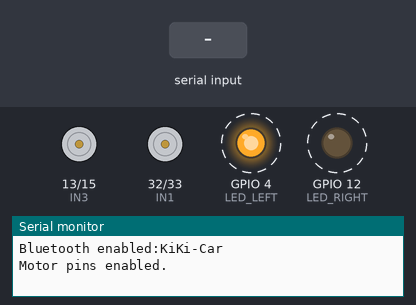
The sketch below on a simulated ESP32. Parts: motor-driver pin pairs drawn as motors (green arrow = first pin HIGH = forward, orange = second pin HIGH = backward, longer = more drive), output pins drawn as LEDs (lit = HIGH), the last lines printed to the serial monitor. Dashed ring = blinking. The inputs (shaded band) are chosen by the test bench. Nothing arrives over Bluetooth unless stated; pins used as bus, display or sensor lines are not drawn.

Above: at 2.2 s.
2.3 s: "F" received over the second serial link
At 2.9 s:
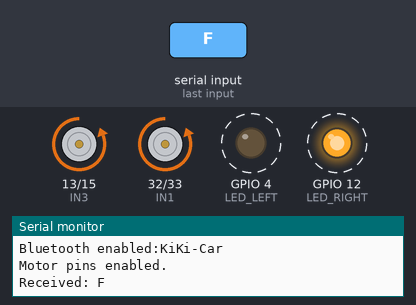
5.3 s: "B" received over the second serial link
At 5.9 s:
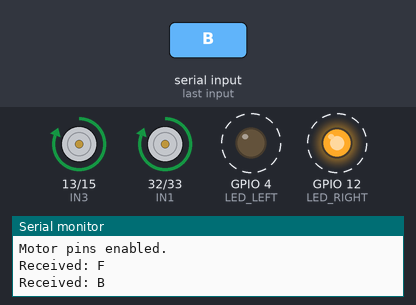
8.3 s: "L" received over the second serial link
At 9.5 s:
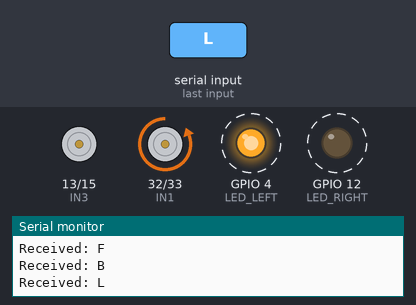
11.3 s: "R" received over the second serial link
At 12.0 s:
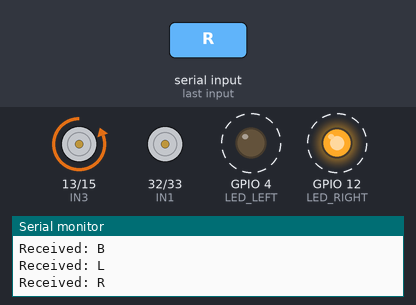
14.3 s: "U" received over the second serial link
At 15.1 s:
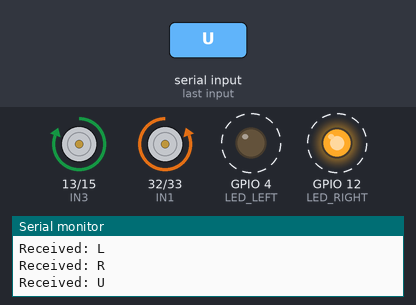
17.3 s: "V" received over the second serial link
At 18.1 s:
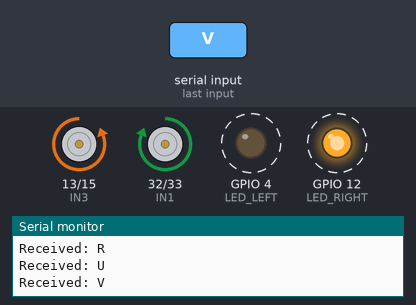
Timing chart, 0 to 21.3 s (numbered marks = the images above; inputs shaded):
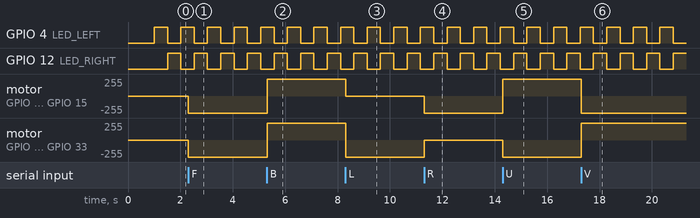

Measured:
- after the input at 2.3 s, motor on GPIO 13 (IN3) / GPIO 15 (IN4), motor on GPIO 32 (IN1) / GPIO 33 (IN2): stopped → backward 255/255 at once
- after the input at 5.3 s, motor on GPIO 13 (IN3) / GPIO 15 (IN4), motor on GPIO 32 (IN1) / GPIO 33 (IN2): backward 255/255 → forward 255/255 at once
- after the input at 8.3 s, motor on GPIO 13 (IN3) / GPIO 15 (IN4): forward 255/255 → stopped at once; motor on GPIO 32 (IN1) / GPIO 33 (IN2): forward 255/255 → backward 255/255 at once
- after the input at 11.3 s, motor on GPIO 13 (IN3) / GPIO 15 (IN4): stopped → backward 255/255 at once; motor on GPIO 32 (IN1) / GPIO 33 (IN2): backward 255/255 → stopped at once
- after the input at 14.3 s, motor on GPIO 13 (IN3) / GPIO 15 (IN4): backward 255/255 → forward 255/255 at once; motor on GPIO 32 (IN1) / GPIO 33 (IN2): stopped → backward 255/255 at once
- after the input at 17.3 s, motor on GPIO 13 (IN3) / GPIO 15 (IN4): forward 255/255 → backward 255/255 at once; motor on GPIO 32 (IN1) / GPIO 33 (IN2): backward 255/255 → forward 255/255 at once
- by itself, GPIO 4 (LED_LEFT), GPIO 12 (LED_RIGHT): alternates HIGH for 0.51 s and LOW for 0.51 s

The sketch:

btCar_2wd.ino
```cpp
#include <BluetoothSerial.h>

//#define USE_PIN
#ifdef USE_PIN
const char *pin = "1234"; //BT pin
#endif
String device_name = "KiKi-Car"; //BT name check

#if !defined(CONFIG_BT_ENABLED) || !defined(CONFIG_BLUEDROID_ENABLED)
#error Bluetooth is not enabled! Please run `make menuconfig` to and enable it
#endif

BluetoothSerial SerialBT;

#define IN1 32    //a1 M1
#define IN2 33    //a2 M1
#define ASLEEP 25 //a3 M1

#define IN3 13    //b1 M2
#define IN4 15    //b2 M2
#define BSLEEP 26 //b3 M2

#define LED_LEFT 4 //
#define LED_RIGHT 12 //

int speed = 2048; //4096/100*80
bool ledState = false;//for test

unsigned long timeOn = 500;
unsigned long changeTime = 0;

void setup()
{
  Serial.begin(115200);
  SerialBT.begin(device_name); //BT name

  #ifdef USE_PIN
    SerialBT.setPin(pin);
    Serial.println("Using PIN");
  #endif

  Serial.print("Bluetooth enabled:");
  Serial.println(device_name);

  //use drv8837
  pinMode(IN1, OUTPUT);
  pinMode(IN2, OUTPUT);
  pinMode(IN3, OUTPUT);
  pinMode(IN4, OUTPUT);

  pinMode(ASLEEP, OUTPUT);
  pinMode(BSLEEP, OUTPUT);
  pinMode(LED_LEFT, OUTPUT);
  pinMode(LED_RIGHT, OUTPUT);

  Serial.println("Motor pins enabled.");

  delay(1000);
  //forward();
}

void loop()
{

  if (millis() >= changeTime)  {
    ledState = (ledState == LOW) ? HIGH : LOW;
    digitalWrite(LED_LEFT,ledState);
    digitalWrite(LED_RIGHT,!ledState);
    changeTime = millis() + timeOn;
  }

  while (SerialBT.available()) {
      Serial.print("Received: ");
      char command = SerialBT.read();
      Serial.println(command);

      switch(command)
      {
        case 'F':
          forward();
          break;
        case 'B':
          reverse();
          break;
        case 'L':
          left();
          break;
        case 'R':
          right();
          break;
        case 'U':
          sleft();
          break;
        case 'V':
          sright();
          break;
        case 'S':
          stop();
          break;
        default:
          stop();
          break;
      }
  }
  delay(10);
  asm("nop");
}

void stop()
{

    digitalWrite(IN1, LOW);
    digitalWrite(IN2, LOW);
    digitalWrite(ASLEEP, LOW); //high on

    digitalWrite(IN3, LOW);
    digitalWrite(IN4, LOW);
    digitalWrite(BSLEEP, LOW);
}

void forward()
{
    digitalWrite(IN1, LOW); //M2 FOWARD
    analogWrite(IN2, speed);
    digitalWrite(ASLEEP, HIGH); //high on

    digitalWrite(IN3, LOW); //M1
    analogWrite(IN4, speed);
    digitalWrite(BSLEEP, HIGH); //high on
}

void reverse()
{
    digitalWrite(IN1, speed); //M2 BACK
    analogWrite(IN2, LOW);
    digitalWrite(ASLEEP, HIGH); //high on

    digitalWrite(IN3, speed); //M1 BACK
    analogWrite(IN4, LOW);
    digitalWrite(BSLEEP, HIGH); //high on
}

void left()
{
    digitalWrite(IN1, LOW); //M2 FOWARD
    analogWrite(IN2, speed);
    digitalWrite(ASLEEP, HIGH); //high on

    digitalWrite(IN3, LOW);
    digitalWrite(IN4, LOW);
    digitalWrite(BSLEEP, LOW); //high on
}

void right()
{
    digitalWrite(IN1, LOW);
    digitalWrite(IN2, LOW);
    digitalWrite(ASLEEP, LOW); //high on

    digitalWrite(IN3, LOW);
    analogWrite(IN4, speed);
    digitalWrite(BSLEEP, HIGH); //high on
}

void sleft()
{
    digitalWrite(IN1, LOW); //M2 FOWARD
    analogWrite(IN2, speed);
    digitalWrite(ASLEEP, HIGH); //high on

    analogWrite(IN3, speed);
    digitalWrite(IN4, LOW);
    digitalWrite(BSLEEP, HIGH); //high on
}

void sright()
{
    analogWrite(IN1, speed);
    digitalWrite(IN2, LOW);
    digitalWrite(ASLEEP, HIGH); //high on

    digitalWrite(IN3, LOW);
    analogWrite(IN4, speed);
    digitalWrite(BSLEEP, HIGH); //high on
}
```
